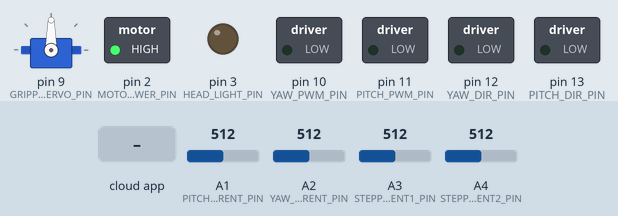
This sketch was run on a simulated Arduino Uno, built with avr-gcc and run on an emulated ATmega328P. On the bench: servo, switched loads named in the sketch (green lamp = pin HIGH), output pins drawn as LEDs (lit = HIGH). Inputs (shaded band) come from the test bench; at power-on: A1 (PITCH_CURRENT_PIN) = 512, A2 (YAW_CURRENT_PIN) = 512, A3 (STEPPER_CURRENT1_PIN) = 512, A4 (STEPPER_CURRENT2_PIN) = 512. The ROS host is connected and sends only what is stated; pins used as bus, display or sensor lines are not drawn.

Above: at 1.2 s.
1.3 s: the phone or cloud app sets motorSpeed to 0
At 2.5 s:
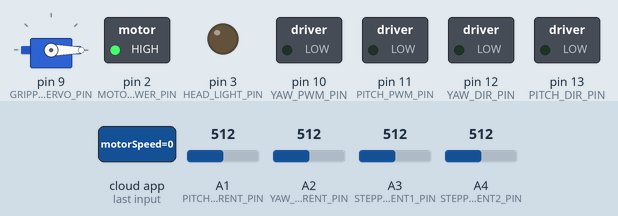
2.8 s: the phone or cloud app sets motorSpeed to 45
At 3.8 s:
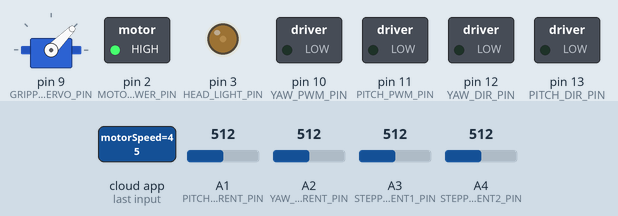
4.3 s: the phone or cloud app sets motorSpeed to 90
At 4.9 s:
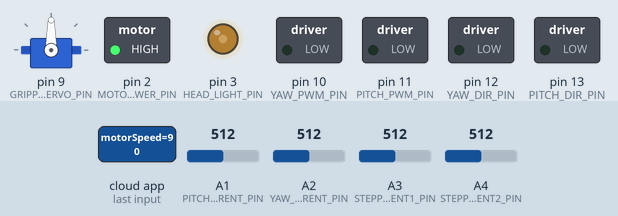
5.8 s: the phone or cloud app sets motorSpeed to 180
At 7.2 s:
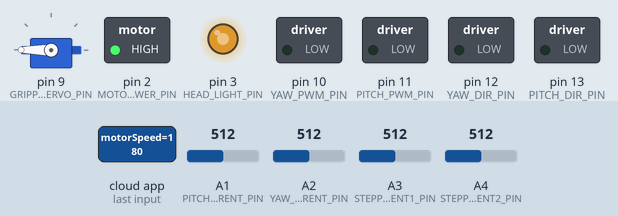
Timing chart, 0 to 8.3 s (numbered marks = the images above; inputs shaded):
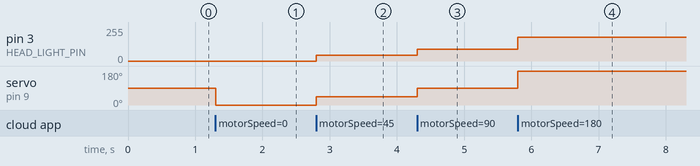

Measured:
- after the input at 1.3 s, servo on pin 9 (GRIPPER_SERVO_PIN): 90° → 0° at once
- after the input at 2.8 s, pin 3 (HEAD_LIGHT_PIN): 0/255 → 45/255 at once; servo on pin 9 (GRIPPER_SERVO_PIN): 0° → 45° at once
- after the input at 4.3 s, pin 3 (HEAD_LIGHT_PIN): 45/255 → 90/255 at once; servo on pin 9 (GRIPPER_SERVO_PIN): 45° → 90° at once
- after the input at 5.8 s, pin 3 (HEAD_LIGHT_PIN): 90/255 → 180/255 at once; servo on pin 9 (GRIPPER_SERVO_PIN): 90° → 180° at once

The sketch:

DoraArmControl_18200_with_Stepper.ino
```cpp
/*
 * This source use DFRduino
 *
 */

#include <ros.h>
#include <std_msgs/UInt16.h>
#include <std_msgs/String.h>
#include <Stepper.h>
#include <Servo.h>

//varialble
char STEPPER_POWER = 30;
int gripperServoPos = 90; // need to use int. if use char, when type "e"twice, it will go to some random position.

//const define
const int PITCH_CURRENT_LIMIT = 10;
const int YAW_CURRENT_LIMIT = 10;
const int stepsPerRevolution = 200;

//class

Stepper wristStepper(stepsPerRevolution,8,4);
Servo gripperServo;

//pinout define
char PITCH_PWM_PIN = 11;
char PITCH_DIR_PIN = 13;
char YAW_PWM_PIN = 10;
char YAW_DIR_PIN = 12;
char HEAD_LIGHT_PIN = 3;
char GRIPPER_SERVO_PIN = 9;

//stepper pin
char STEPPER_POWER_PWM1_PIN = 6;
char STEPPER_DIR1_PIN = 8;
char STEPPER_POWER_PWM2_PIN = 5;
char STEPPER_DIR2_PIN = 4;
char STEPPER_CURRENT1_PIN = A3;
char STEPPER_CURRENT2_PIN = A4;

char MOTOR_DRIVER_POWER_PIN = 2;
char PITCH_CURRENT_PIN = A1;
char YAW_CURRENT_PIN = A2;

ros::NodeHandle  nh;

std_msgs::UInt16 pitchCurrentMsg,yawCurrentMsg,stepperCurrent1Msg,stepperCurrent2Msg;

ros::Publisher pitchCurrent_pub("pitchCurrent", &pitchCurrentMsg);
ros::Publisher yawCurrent_pub("yawCurrent", &yawCurrentMsg);
ros::Publisher stepperCurrent1_pub("stepperCurrent1", &stepperCurrent1Msg);
ros::Publisher stepperCurrent2_pub("stepperCurrent2", &stepperCurrent2Msg);


void motorControlKeyboardCb( const std_msgs::String& motorInstruction){
  switch(motorInstruction.data[0])//read instruction from keyboard
  {
    case'q':
      analogWrite(PITCH_PWM_PIN, 125);
      break;
    case'a':
      analogWrite(PITCH_PWM_PIN, 0);
      break;
    case'w':
      analogWrite(YAW_PWM_PIN, 125);
      break;
    case's':
      analogWrite(YAW_PWM_PIN, 0);
      break;
    case'z':
      digitalWrite(PITCH_DIR_PIN, HIGH-digitalRead(PITCH_DIR_PIN));
      break;
    case'x':
      digitalWrite(YAW_DIR_PIN, HIGH-digitalRead(YAW_DIR_PIN));
      break;
    case'r':
    for(int i=0;i<25;i++)
      {
        wristStepper.step(1);
        delay(20);
      }
      break;
    case'v':
      for(int i=0;i<25;i++)
      {
        wristStepper.step(-1);
        delay(20);
      }
      break;
    case't':
      analogWrite(STEPPER_POWER_PWM1_PIN,STEPPER_POWER+=10);
      analogWrite(STEPPER_POWER_PWM2_PIN,STEPPER_POWER+=10);
      break;
    case'b':
      analogWrite(STEPPER_POWER_PWM1_PIN,STEPPER_POWER-=10);
      analogWrite(STEPPER_POWER_PWM2_PIN,STEPPER_POWER-=10);
      break;
    case'e':
      gripperServoPos=gripperServoPos+29;
      if (gripperServoPos>180)
        gripperServoPos=180;
      gripperServo.write(gripperServoPos);
      delay(25);
      break;
    case'c':
      gripperServoPos-=29;
      if (gripperServoPos<15)
        gripperServoPos=15;
      gripperServo.write(gripperServoPos);
      delay(25);
      break;
    default:
      analogWrite(PITCH_PWM_PIN, 0);
      analogWrite(YAW_PWM_PIN, 0);
      break;
  }
}


void motorSpeedKeyboardCb( const std_msgs::UInt16& motorSpeed){
  analogWrite(HEAD_LIGHT_PIN,motorSpeed.data);
  gripperServo.write(motorSpeed.data);
  delay(25);
}

ros::Subscriber<std_msgs::String> motorControlKeyboard("motorControl", &motorControlKeyboardCb );
ros::Subscriber<std_msgs::UInt16> motorSpeedKeyboard("motorSpeed", &motorSpeedKeyboardCb );


void setup()
{
  //OUTPUT PINS
  gripperServo.attach(GRIPPER_SERVO_PIN); //attach Servo to a PWM pin
  pinMode(HEAD_LIGHT_PIN, OUTPUT);
  pinMode(PITCH_PWM_PIN, OUTPUT);
  pinMode(PITCH_DIR_PIN, OUTPUT);
  pinMode(YAW_PWM_PIN, OUTPUT);
  pinMode(YAW_DIR_PIN, OUTPUT);
  pinMode(STEPPER_POWER_PWM1_PIN, OUTPUT);
  pinMode(STEPPER_POWER_PWM2_PIN, OUTPUT);
  pinMode(STEPPER_DIR1_PIN, OUTPUT);
  pinMode(STEPPER_DIR2_PIN, OUTPUT);
  pinMode(MOTOR_DRIVER_POWER_PIN,OUTPUT);

  //INPUT PINS
  pinMode(PITCH_CURRENT_PIN, INPUT);
  pinMode(YAW_CURRENT_PIN, INPUT);
  pinMode(STEPPER_CURRENT1_PIN, INPUT);
  pinMode(STEPPER_CURRENT2_PIN, INPUT);

  //Set headlight brightness
  analogWrite(HEAD_LIGHT_PIN,0);

  //gripperServoPosition
  char gripperServoPos = 90;
  gripperServo.write(gripperServoPos);

  //Set Stepper Power Level
  char STEPPER_POWER = 30;
  analogWrite(STEPPER_POWER_PWM1_PIN,STEPPER_POWER);
  analogWrite(STEPPER_POWER_PWM2_PIN,STEPPER_POWER);

  //Close Power Relay

  digitalWrite(MOTOR_DRIVER_POWER_PIN,HIGH);

  //Set up ROS node
  nh.initNode();
  nh.advertise(pitchCurrent_pub); //publish ros topic
  nh.advertise(yawCurrent_pub);  //publish
  nh.advertise(stepperCurrent1_pub);  //publish
  nh.advertise(stepperCurrent2_pub);  //publish
  nh.subscribe(motorControlKeyboard); //subscribe
  nh.subscribe(motorSpeedKeyboard); //subscribe

  }

void loop()
{
  stepperCurrent1Msg.data=analogRead(STEPPER_CURRENT1_PIN);
  stepperCurrent2Msg.data=analogRead(STEPPER_CURRENT2_PIN);
  pitchCurrentMsg.data=analogRead(PITCH_CURRENT_PIN);
  yawCurrentMsg.data=analogRead(YAW_CURRENT_PIN);

  stepperCurrent1_pub.publish( &stepperCurrent1Msg );
  stepperCurrent2_pub.publish( &stepperCurrent2Msg );
  pitchCurrent_pub.publish( &pitchCurrentMsg );//need custom message
  yawCurrent_pub.publish( &yawCurrentMsg );//need custom message

  //current_sensing();


  //sensing code error, check it later
  /*
  if (pitchCurrentMsg.data>PITCH_CURRENT_LIMIT)
    analogWrite(PITCH_PWM_PIN,0);
  if (yawCurrentMsg.data>YAW_CURRENT_LIMIT)
    analogWrite(YAW_PWM_PIN,0);
  */


  nh.spinOnce();
  delay(1);
}
```
